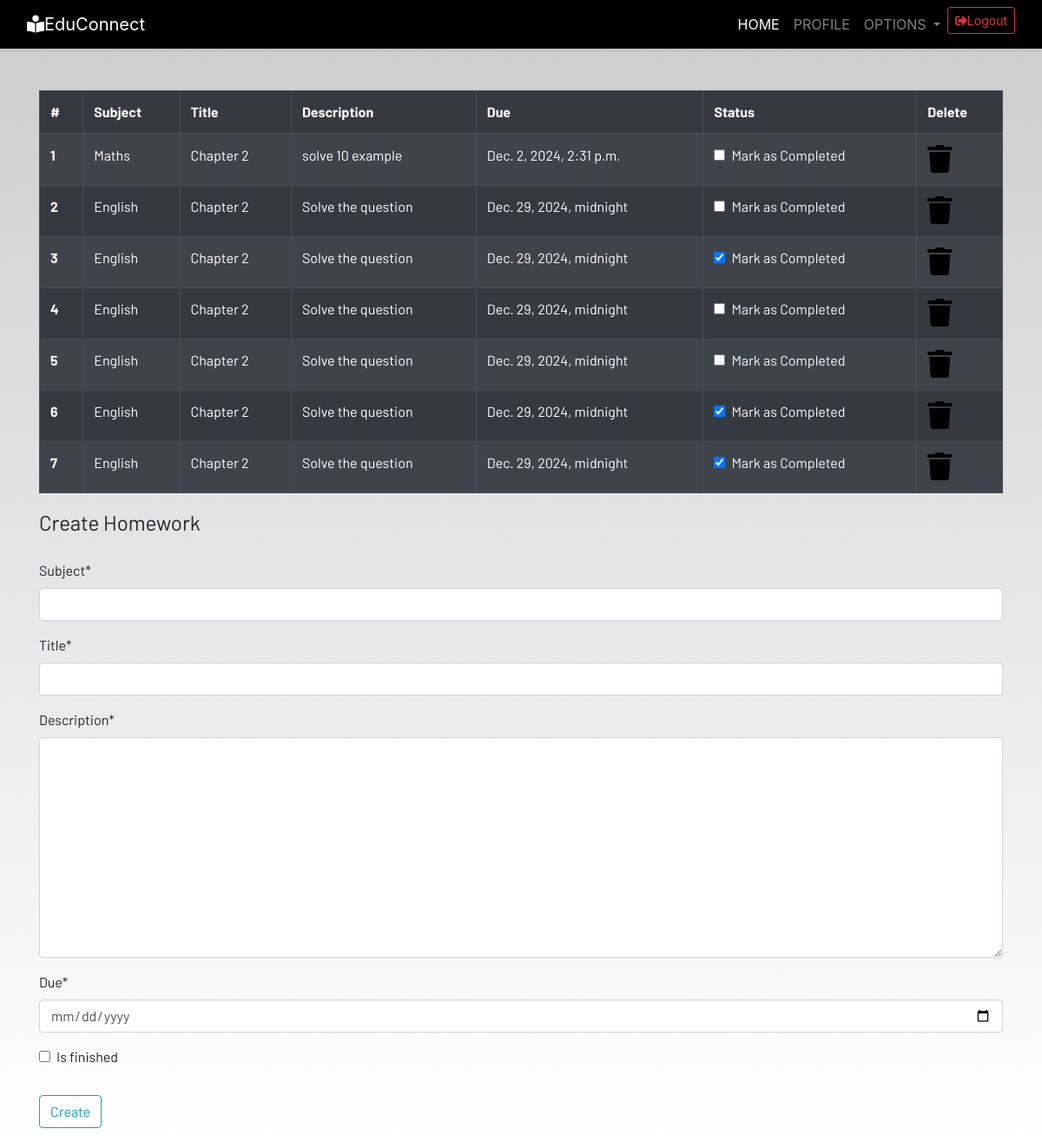
The page /homework (signed in) on the database its author committed.
### dashboard/models.py (models this page shows, shortened)
class HomeWork(models.Model):
    user=models.ForeignKey(User,on_delete=models.CASCADE)
    subject=models.CharField(max_length=50)
    title=models.CharField(max_length=100)
    description=models.TextField()
    due=models.DateTimeField()
    is_finished=models.BooleanField(default=False)

### dashboard/views.py (the view)
# urls.py: path('homework',views.homework,name='homework'),
@login_required
def homework(request):
    if request.method=='POST':
        form=HomeworkForm(request.POST)
        if form.is_valid():
            try:
                finished=request.POST['is_finished']
                if finished =='on':
                    finished=True
                else:
                    finished=False
            except:
                finished =False
            homework= HomeWork(
                user=request.user,
                subject=request.POST['subject'],
                title=request.POST['title'],
                description=request.POST['description'],
                due=request.POST['due'],
                is_finished=finished
            )
            homework.save()
            messages.success(request,f"Homework Added from {request.user.username}!!")
    else:
        form=HomeworkForm()
    homework=HomeWork.objects.filter(user=request.user)
    if len(homework)==0:
        homework_done=True
    else:
        homework_done=False
    return render(request,'dashboard/homework.html',{'homework':homework,'homework_done':homework_done,'form':form})

### dashboard/forms.py (shortened to what this page needs)
class HomeworkForm(forms.ModelForm):
    class Meta:
        model=HomeWork
        fields=['subject','title','description','due','is_finished']
        widgets = {
            'due': DateInput()  # Properly applying the DateInput widget to the 'due' field
        }

### templates/dashboard/homework.html (shortened to what this page needs)
{% extends 'dashboard/base.html' %}
{% load static %}
{% block content %}
{% load crispy_forms_tags %}
<div class="container">
    {% if not homework_done%}
    <table class="table table-striped table-bordered table-hover table-dark">
        <thead>
            <tr>
                <th scope="col">#</th>
                <th scope="col">Subject</th>
                <th scope="col">Title</th>
                <th scope="col">Description</th>
                <th scope="col">Due</th>
                <th scope="col">Status</th>
                <th scope="col">Delete</th>
            </tr>
        </thead>
        <tbody>
            {% for home in homework %}
            <tr>
                <th scope="row">{{forloop.counter}}</th>
                <td>{{home.subject}}</td>
                <td>{{home.title}}</td>
                <td>{{home.description}}</td>
                <td>{{home.due}}</td>
                <td>
                    <a href="{% url 'update_homework' home.id %}">
                        <div class="form-check">
                            {% if home.is_finished == True %}
                            <input class="form-check-input" type="checkbox" value="" checked>
                            {% else %}
                            <input class="form-check-input" type="checkbox" value="">
                            {% endif %}
                            <label class="form-check-label text-light" for="flexCheckDefault">
                                Mark as Completed
                            </label>
                        </div>
                    </a>
                </td>
                <td><a href="{% url 'delete_homework' home.id %}"><i class="fa fa-trash fa-2x"></i></a></td>
            </tr>
            {% endfor %}
        </tbody>
    </table>
    {% else %}
    <h4>All homeworks are completed!! Create to have more!!</h4>
    {% endif %}
</div>
<div class=" container">
    <form method="POST">
        <fieldset class="form-group">
            <legend class="border-bottom mb-4">Create Homework</legend>
            {{ form|crispy }}
        </fieldset>
        <div class="form-group">
            <button href="" class="btn btn-outline-info" type="submit">
                Create
            </button>
        </div>
    </form>
</div>
{% endblock content %}

### templates/dashboard/base.html (shortened to what this page needs)
<!DOCTYPE html>
{% load static %}
<html lang="en">
<head>
  <link rel="stylesheet" href="https://stackpath.bootstrapcdn.com/bootstrap/4.3.1/css/bootstrap.min.css"
 />
  <link rel="stylesheet" href="https://use.fontawesome.com/releases/v5.7.2/css/all.css"
 />
  <link rel="stylesheet" href="{% static 'css/main.css' %}" />
</head>
<body>
  <header>
    <nav class="navbar navbar-expand-lg navbar-dark bg-dark shadow-sm">
      <div class="container-fluid">
        <a class="navbar-brand fw-bold fs-4" href="{% url 'home' %}"><i class="fas fa-book-reader me-2"></i>EduConnect</a>
        <div class="collapse navbar-collapse justify-content-end" id="navbarSupportedContent">
          <ul class="navbar-nav mb-2 mb-lg-0">
            <li class="nav-item">
              <a class="nav-link active text-uppercase fw-semibold" aria-current="page" href="{% url 'home' %}">Home</a>
            </li>
            {% if user.is_authenticated %}
            <li class="nav-item">
              <a class="nav-link text-uppercase fw-semibold" href="{% url 'profile' %}">Profile</a>
            </li>
            <li class="nav-item dropdown">
              <a class="nav-link dropdown-toggle text-uppercase fw-semibold" href="#" id="navbarDropdown" role="button" data-bs-toggle="dropdown"
                aria-haspopup="true" aria-expanded="false">
                Options
              </a>
            </li>
            <li class="nav-item">
              <a class="btn btn-outline-danger btn-sm ms-lg-2" href="{% url 'logout' %}"><i class="fas fa-sign-out-alt me-1"></i>Logout</a>
            </li>
            {% endif %}
          </ul>
        </div>
      </div>
    </nav>
  </header>
  <br /><br />
  <main>
    {% block content %}
    {% endblock content %}
  </main>
</body>
</html>

### static/css/main.css (style rules this page uses)
html { scroll-behavior: smooth; height: 100%; width: 100%; }
main { font-family: Barlow, Quicksand, Rubik, sans-serif, serif, 'Times New Roman', Times, serif !important; }
.navbar { background-color: rgb(0, 0, 0) !important; }
a { text-decoration: none !important; color: black; }
html, body { max-width: 100%; overflow-x: hidden; height: 100%; width: 100%; }
body { background: linear-gradient(rgba(0, 0, 0, 0.2), rgba(255, 255, 255, 0.5)); overflow-x: hidden; background-repeat: no-repeat; }
.fa { color: black; }

### rows shown on the page
HomeWork: subject "Maths", title "Chapter 2", description "solve 10 example", due "Dec. 2, 2024, 2:31 p.m."
HomeWork: subject "English", title "Chapter 2", description "Solve the question", due "Dec. 29, 2024, midnight"
HomeWork: subject "English", title "Chapter 2", description "Solve the question", due "Dec. 29, 2024, midnight"
HomeWork: subject "English", title "Chapter 2", description "Solve the question", due "Dec. 29, 2024, midnight"
HomeWork: subject "English", title "Chapter 2", description "Solve the question", due "Dec. 29, 2024, midnight"
HomeWork: subject "English", title "Chapter 2", description "Solve the question", due "Dec. 29, 2024, midnight"
HomeWork: subject "English", title "Chapter 2", description "Solve the question", due "Dec. 29, 2024, midnight"
